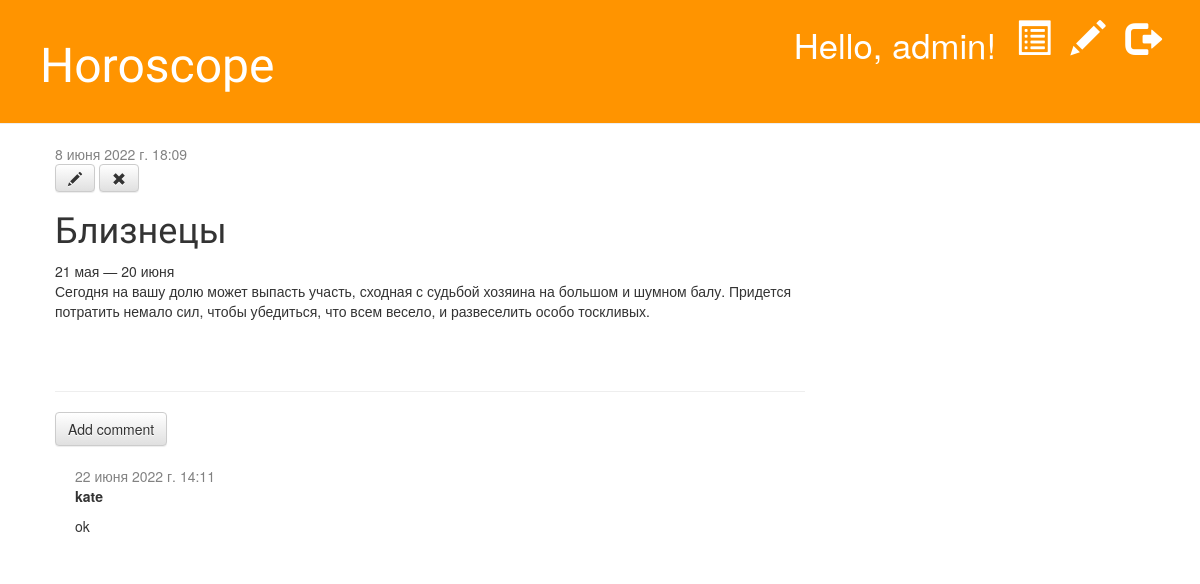
Screenshot of /post/3/ (signed in) with the database file from the repository.
### blog/models.py (models this page shows, shortened)
class Post(models.Model):
    author = models.ForeignKey(settings.AUTH_USER_MODEL, on_delete=models.CASCADE)
    title = models.CharField(max_length=200)
    text = models.TextField()
    created_date = models.DateTimeField(default=timezone.now)
    published_date = models.DateTimeField(blank=True, null=True)

class Comment(models.Model):
    post = models.ForeignKey('blog.Post', on_delete=models.CASCADE, related_name='comments')
    author = models.CharField(max_length=200)
    text = models.TextField()
    created_date = models.DateTimeField(default=timezone.now)
    approved_comment = models.BooleanField(default=False)

### blog/views.py (the view)
# urls.py: path('post/<int:pk>/', views.post_detail, name='post_detail'),
@login_required
def post_detail(request, pk):
    post = get_object_or_404(Post, pk=pk)
    return render(request, 'blog/post_detail.html', {'post': post})

### templates/blog/post_detail.html (shortened to what this page needs)
{% extends 'blog/base.html' %}
{% block content %}
    <div class="post">
        {% if post.published_date %}
            <div class="date">
                {{ post.published_date }}
            </div>
        {% else %}
            <a class="btn btn-default" href="{% url 'post_publish' pk=post.pk %}">Publish</a>
        {% endif %}
        {% if user.is_authenticated %}
            <a class="btn btn-default" href="{% url 'post_edit' pk=post.pk %}"><span class="glyphicon glyphicon-pencil"></span></a>
            <a class="btn btn-default" href="{% url 'post_remove' pk=post.pk %}"><span class="glyphicon glyphicon-remove"></span></a>
        {% endif %}
        <h1>{{ post.title }}</h1>
        <p>{{ post.text|linebreaksbr }}</p>
    </div>
    <hr>
    <a class="btn btn-default" href="{% url 'add_comment_to_post' pk=post.pk %}">Add comment</a>
    {% for comment in post.comments.all %}
        {% if user.is_authenticated or comment.approved_comment %}
        <div class="comment">
            <div class="date">
                {{ comment.created_date }}
            </div>
            <strong>{{ comment.author }}</strong>
            <p>{{ comment.text|linebreaks }}</p>
        </div>
        {% endif %}
    {% empty %}
        <p>No comments here yet :(</p>
    {% endfor %}
{% endblock %}

### templates/blog/base.html (shortened to what this page needs)
{% load static %}
<html>
    <head>
        <link rel="stylesheet" href="//maxcdn.bootstrapcdn.com/bootstrap/3.2.0/css/bootstrap.min.css">
        <link rel="stylesheet" href="//maxcdn.bootstrapcdn.com/bootstrap/3.2.0/css/bootstrap-theme.min.css">
        <link rel="stylesheet" href="{% static 'css/blog.css' %}">
    </head>
    <body>
        <div class="page-header">
            {% if user.is_authenticated %}
                <a href="{% url 'logout' %}" class="top-menu"><span title='Log out' class="glyphicon glyphicon-log-out"></span></a>
                <a href="{% url 'post_new' %}" class="top-menu"><span title='New post' class="glyphicon glyphicon-pencil"></span></a>
                <a href="{% url 'post_draft_list' %}" class="top-menu"><span title='Draft' class="glyphicon glyphicon-list-alt"></span></a>
                <p class="top-menu">Hello, {{ user.username }}! </p>
            {% else %}
                <a href="{% url 'login' %}" class="top-menu"><span class="glyphicon glyphicon-lock"></span></a>
            {% endif %}
            <h1><a href="/">Horoscope</a></h1>
        </div>
        <div class="content container">
            <div class="row">
                <div class="col-md-8">
                {% block content %}
                {% endblock %}
                </div>
            </div>
        </div>
    </body>
</html>

### blog/static/css/blog.css (style rules this page uses)
.page-header { background-color: #ff9400; margin-top: 0; padding: 20px 20px 20px 40px; }
.page-header h1, .page-header h1 a, .page-header h1 a:visited, .page-header h1 a:active { color: #ffffff; font-size: 36pt; text-decoration: none; }
.content { margin-left: 40px; }
h1, h2, h3, h4 { font-family: 'Lobster', cursive; }
.date { color: #828282; }
.top-menu, .top-menu:hover, .top-menu:visited { color: #ffffff; float: right; font-size: 26pt; margin-right: 20px; }
.post { margin-bottom: 70px; }
.comment { margin: 20px 0px 20px 20px; }

### rows the page displays
Post: published_date "8 июня 2022 г. 18:09", title "Близнецы", text "21 мая — 20 июня Сегодня на вашу долю может выпасть участь, сходная с судьбой хозяина на большом и шумном балу. Придется потратить немало сил, чтобы убедиться, что всем весело, и развеселить особо тоскливых."
Comment: created_date "22 июня 2022 г. 14:11", author "kate", text "ok"

### other values shown
{{ user.username }} "admin"
